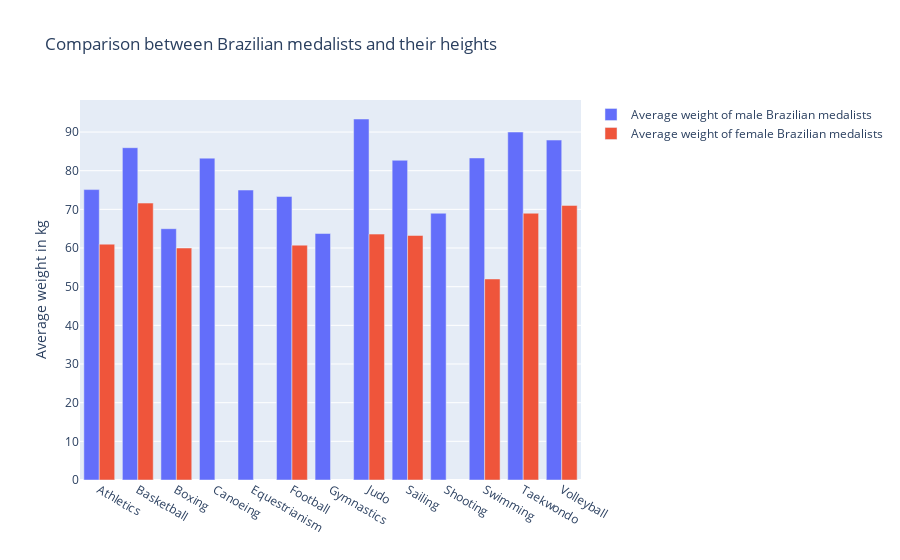

Source (notebook cell):
### Markdown cell above
Agora gere um gráfico semelhante ilustrando o peso dos atletas.

### Code cell
# Calcula o peso medio dos medalhistas brasileiros do sexo masculino por esporte
brazil_with_medals_masculine_by_sport_and_weight = brazil_with_medals_masculine.groupby(["Sport"])["Weight"].mean()

# Calcula o peso medio dos medalhistas brasileiros do sexo feminino por esporte
brazil_with_medals_feminine_by_sport_and_weight = brazil_with_medals_feminine.groupby(["Sport"])["Weight"].mean()

# Realiza o merge dos dataframes de peso medio e salva os dados em 'data'
data = pd.merge(
    brazil_with_medals_masculine_by_sport_and_weight,
    brazil_with_medals_feminine_by_sport_and_weight,
    how='left',
    left_index = True,
    right_index = True,
)

# Renomeia as colunas
data.columns = ['Average weight of male Brazilian medalists', 'Average weight of female Brazilian medalists']

# Reseta o index do dataframe e transforma em coluna
data.reset_index(inplace=True)

# Cria a figura do grafico
fig = px.bar(
    title = 'Comparison between Brazilian medalists and their heights',
    barmode ='group'
)

# Adiciona as barras relativas ao peso médio de cada medalhista do sexo masculina por esporte
fig.add_bar(
    x = data['Sport'],
    y = data['Average weight of male Brazilian medalists'],
    name = 'Average weight of male Brazilian medalists'
)

# Adiciona as barras relativas ao peso médio de cada medalhista do sexo feminino por esporte
fig.add_bar(
    x = data['Sport'],
    y = data['Average weight of female Brazilian medalists'],
    name = 'Average weight of female Brazilian medalists'
)

# Renomeia o eixo y do dataframe
fig.update_yaxes(title_text='Average weight in kg')

# Exibe o datafram
fig.show()

### Figure 1 — Plotly figure (JSON) as saved in the notebook; plotly's stock layout.template omitted (floating-point values rounded to 4 significant figures)
{"data": [{"name": "Average weight of male Brazilian medalists", "type": "bar", "x": ["Athletics", "Basketball", "Boxing", "Canoeing", "Equestrianism", "Football", "Gymnastics", "Judo", "Sailing", "Shooting", "Swimming", "Taekwondo", "Volleyball"], "y": [75.12, 85.95, 65, 83.25, 75, 73.32, 63.75, 93.38, 82.7, 69, 83.29, 90, 87.93]}, {"name": "Average weight of female Brazilian medalists", "type": "bar", "x": ["Athletics", "Basketball", "Boxing", "Canoeing", "Equestrianism", "Football", "Gymnastics", "Judo", "Sailing", "Shooting", "Swimming", "Taekwondo", "Volleyball"], "y": [61, 71.62, 60, null, null, 60.74, null, 63.6, 63.25, null, 52, 69, 71.02]}], "layout": {"barmode": "group", "legend": {"tracegroupgap": 0}, "title": {"text": "Comparison between Brazilian medalists and their heights"}, "xaxis": {"anchor": "y", "domain": [0, 1]}, "yaxis": {"anchor": "x", "domain": [0, 1], "title": {"text": "Average weight in kg"}}}}
